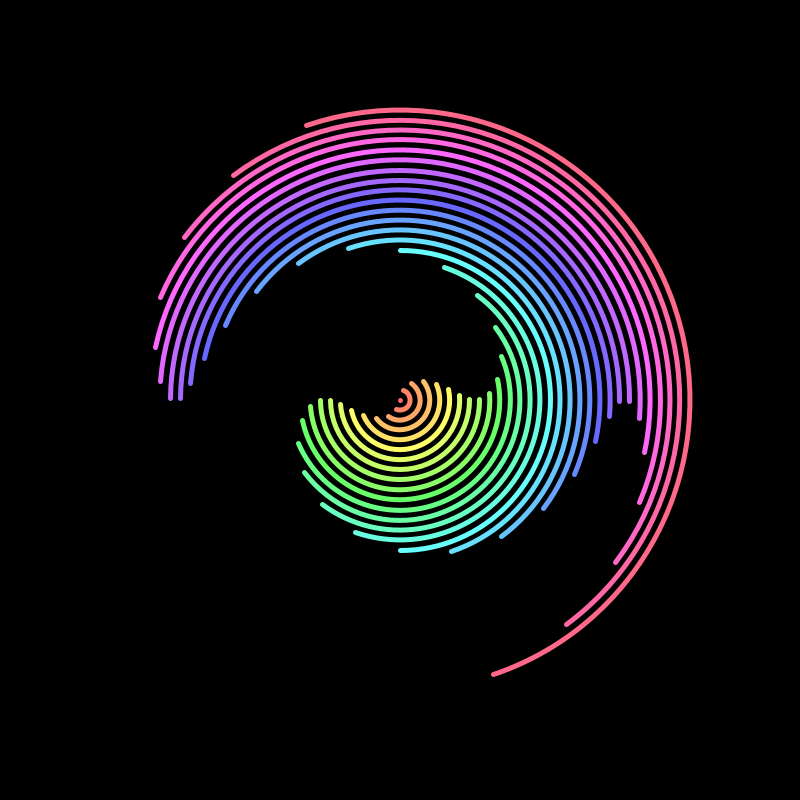
Frame 1 (no input)
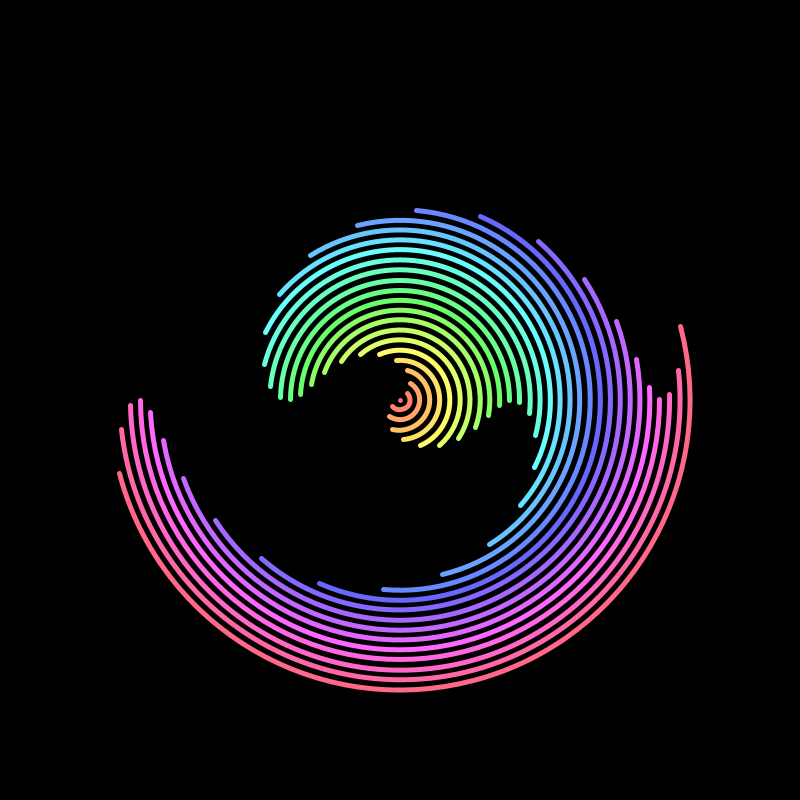
Frame 60 (the mouse pressed at the canvas centre just before this capture)
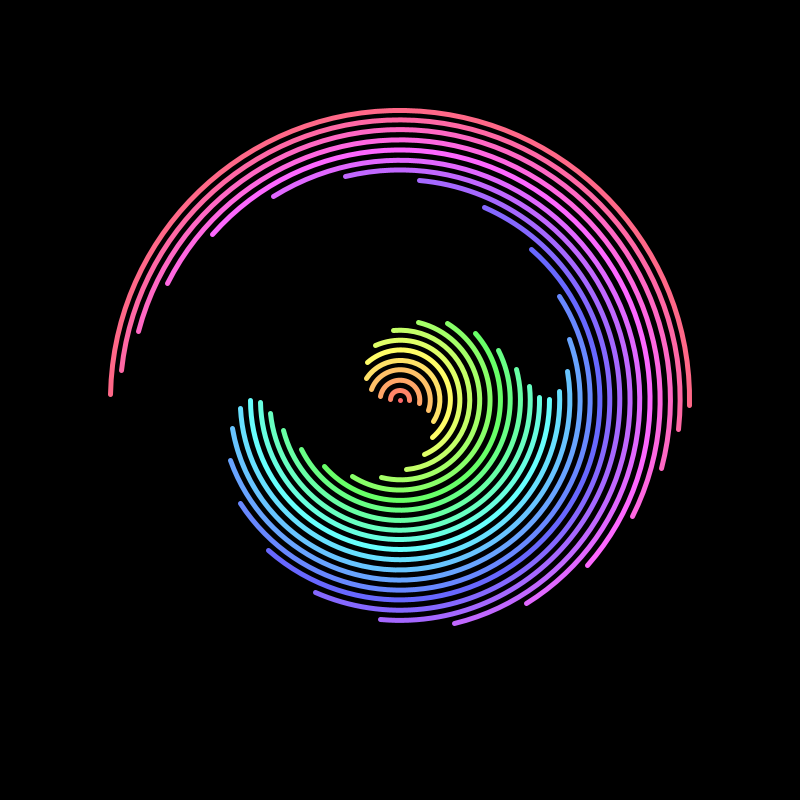
Frame 120 (the mouse held since frame 60 and released just before this capture)

The Processing sketch that drew these frames (run headless with seeded random() and noise(); from frame 60 on, the mouse is pressed at the canvas centre):

// Processing sketch: ZFR0002_circle_line01
// ── ZFR0002_circle_line01.pde
int num =30;
float step, sz, offSet, theta;

void setup() {
  size(800, 800);
  strokeWeight(5);
  step = 20;
  colorMode(HSB);
}

void draw() {
  background(0);
  translate(width/2, height/2);
  for (int i=0; i<num; i++) {    
    stroke(color(i*255/num, 150, 255));
    noFill();
    sz = i*step;
    float offSet = TWO_PI/num*i;
    float arcEnd = map(sin(theta+offSet), -1, 1, 0, PI);
    arc(0, 0, sz, sz, (arcEnd-PI), arcEnd);
    //arc(0, 0, sz, sz, PI, arcEnd);
  }
  theta += .04;
}
